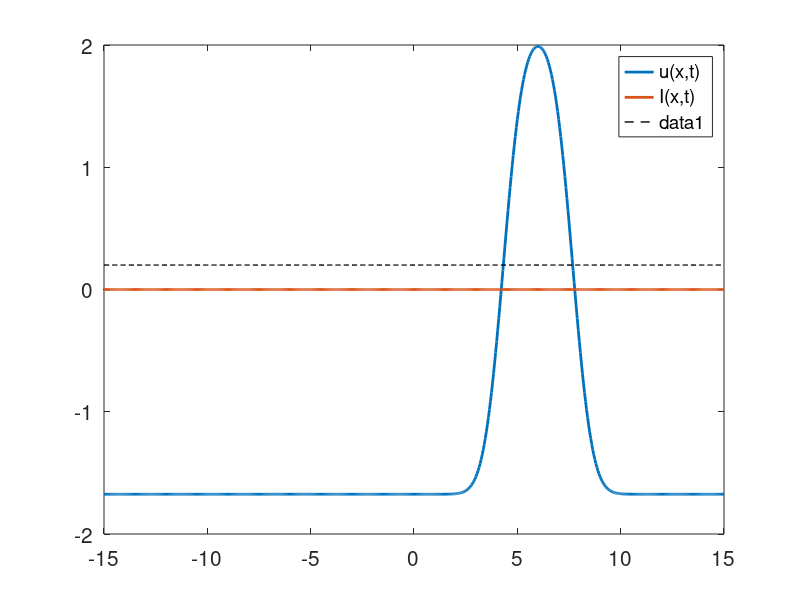
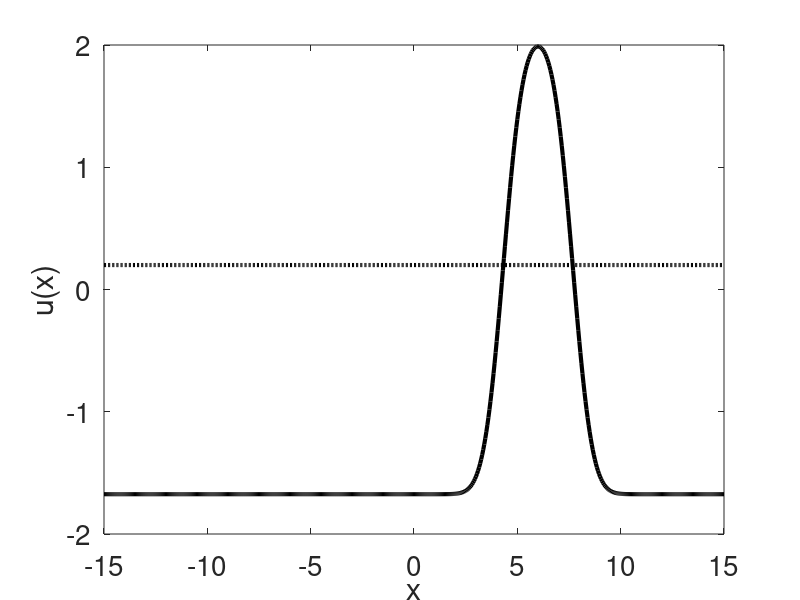

The MATLAB script that drew these images, in order:
% This code uses a forward Euler method to simulate the Amari model
% with two inputs. 
%
% The kernel w(x) is a Gaussian function. This example illustrates
% a decision process, since only the stronger of two inputs triggers 
% the evolution of a bump.
%
% (c) Weronika Wojtak, Feb 2023

%% cleaning
clear; clc;

%% spatial discretization
L = 15; dx = 0.05; xDim = -L:dx:L; N = numel(xDim);

%% temporal discretization
T = 10; dt = 0.01; tDim = 0:dt:T; M = numel(tDim);

%% utils
sigmoid = @(x,beta,theta) 1 ./ (1 + exp(-beta*(x-theta)));
gauss = @(x,mu,sigma) exp(-0.5 * (x-mu).^2 / sigma^2);
w_lat = @(x,A,sigma,g_i) A * exp(-0.5 * (x).^2 / sigma^2) - g_i;

%% parameters
theta = 0.2;   % theta
beta = 1000;   % sigmoid steepness
tau = 1;       % time constant

%% set kernel
p(1) = 2;     % A
p(2) = 0.75;  % sigma
p(3) = 0.5;   % g_i
w = w_lat(xDim,p(1),p(2),p(3)); w_hat = fft(w);

%% initial data
u_field = -theta * ones(1, N);

%% inputs
A_I1 = 1; A_I2 = 0.9; sigma_I = 1; distance = 6;
Input = zeros(M, N);
I_S = A_I1 * gauss(xDim-distance, 0, sigma_I) +  A_I2 * gauss(xDim+distance, 0, sigma_I);
Input(1/dt:2/dt-1, :) = repmat(I_S,1/dt,1);

%% main loop
for i = 1:M
    f = sigmoid(u_field, beta, theta); f_hat = fft(f);
    convolution = dx * ifftshift(real(ifft(f_hat .* w_hat)));
    u_field = u_field + dt/tau * (-u_field + convolution + Input(i, :));
    
    if mod(i,10)==0
        plot(xDim,u_field,'linewidth',2), hold on
        plot(xDim,Input(i,:),'linewidth',2), legend('u(x,t)','I(x,t)')
        plot(xDim,theta*ones(1,N),'--k','linewidth',1)
        set(gca,  'XLim', [-L L]), set(gca,  'YLim', [-2 2])
        set(gca,  'FontSize', 15)
        pause(0.1); hold off
    end
    
    if mod(i,50)==0, disp(num2str(i*dt)), end
end

%% plot results
figure
plot(xDim,u_field,'k','linewidth',3), hold on
plot(xDim,theta*ones(1,N),':k','linewidth',3),
xlabel('x'); ylabel('u(x)');
set(gca,  'XLim', [-L L]), set(gca,  'FontSize', 20), hold off



